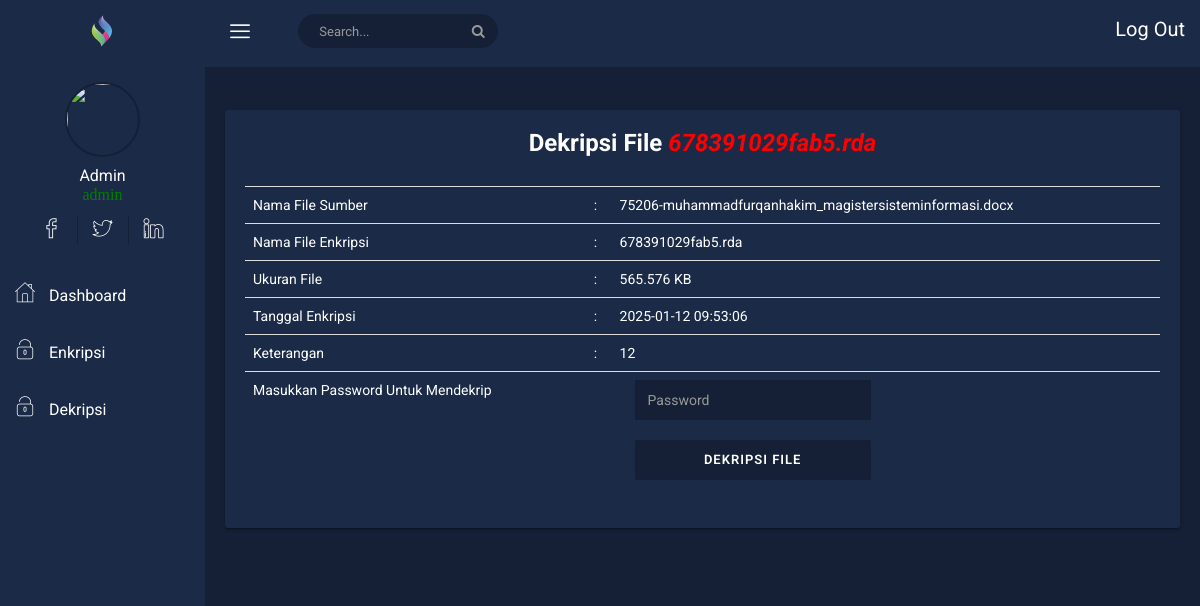
Page /dashboard/decrypt-file.php?id_file=80 (signed in) on the committed database.
### tables this page shows
CREATE TABLE IF NOT EXISTS `users` (
  `username` varchar(15) NOT NULL,
  `password` varchar(100) DEFAULT NULL,
  `fullname` varchar(50) DEFAULT NULL,
  `job_title` varchar(50) DEFAULT NULL,
  `join_date` timestamp NULL DEFAULT NULL,
  `last_activity` timestamp NULL DEFAULT NULL,
  `status` enum('1','2') DEFAULT NULL,
  PRIMARY KEY (`username`)
);

CREATE TABLE IF NOT EXISTS `file` (
  `id_file` int NOT NULL AUTO_INCREMENT,
  `username` varchar(15) DEFAULT NULL,
  `file_name_source` varchar(255) DEFAULT NULL,
  `file_name_finish` varchar(255) DEFAULT NULL,
  `file_url` varchar(255) DEFAULT NULL,
  `decrypted_file_url` varchar(255) DEFAULT NULL,
  `file_size` float DEFAULT NULL,
  `password` varchar(16) DEFAULT NULL,
  `tgl_upload` timestamp NULL DEFAULT NULL,
  `status` enum('1','2') DEFAULT NULL,
  `keterangan` varchar(255) DEFAULT NULL,
  `file_data` longblob,
  `decrypted_file` longblob,
  `file` longblob,
  PRIMARY KEY (`id_file`)
);

### dashboard/decrypt-file.php (the view, shortened to what this page needs)
<?php
include('../config.php');
?>
<!DOCTYPE html>
<html>
<?php
$user = $_SESSION['username'];
$query = mysqli_query($connect,"SELECT fullname,job_title,last_activity FROM users WHERE username='$user'");
$data = mysqli_fetch_array($query);
?>
<head>
    <link rel="stylesheet" href="css/bootstrap.min.css">
    <link rel="stylesheet" href="css/font-awesome.min.css">
    <link rel="stylesheet" href="css/nalika-icon.css">
    <link rel="stylesheet" href="css/owl.carousel.css">
    <link rel="stylesheet" href="css/owl.theme.css">
    <link rel="stylesheet" href="css/owl.transitions.css">
    <link rel="stylesheet" href="css/animate.css">
    <link rel="stylesheet" href="css/normalize.css">
    <link rel="stylesheet" href="css/meanmenu.min.css">
    <link rel="stylesheet" href="css/main.css">
    <link rel="stylesheet" type="text/css" href="../assets/plugins/datatables/css/jquery.dataTables.css">
    <link rel="stylesheet" type="text/css" href="../assets/css/main.css">
    <link rel="stylesheet" href="css/morrisjs/morris.css">
    <link rel="stylesheet" href="css/scrollbar/jquery.mCustomScrollbar.min.css">
    <link rel="stylesheet" href="css/metisMenu/metisMenu.min.css">
    <link rel="stylesheet" href="css/metisMenu/metisMenu-vertical.css">
    <link rel="stylesheet" href="css/calendar/fullcalendar.min.css">
    <link rel="stylesheet" href="css/calendar/fullcalendar.print.min.css">
    <link rel="stylesheet" href="style.css">
    <link rel="stylesheet" href="css/responsive.css">
</head>
<body>
        <div class="left-sidebar-pro">
            <nav id="sidebar" class="">
                <div class="sidebar-header">
                    <a href="index.html"><img class="main-logo" src="img/logo/logosn.png" alt="" /></a>
                </div>
                <div class="nalika-profile">
                    <div class="profile-dtl">
                        <a href="#"><img src="https://lh3.googleusercontent.com/ogw/ADGmqu-5A4r40ZPotQWqRs5qBqjF1pxruJuJs5TURuzdZw=s83-c-mo" alt="" /></a>
                        <h2><?php echo $data['fullname']; ?><p class="designation icon" style="color:green;"><?php echo $data['job_title']; ?></p></h2>
                    </div>
                    <div class="profile-social-dtl">
                        <ul class="dtl-social">
                            <li><a href="#"><i class="icon nalika-facebook"></i></a></li>
                            <li><a href="#"><i class="icon nalika-twitter"></i></a></li>
                            <li><a href="#"><i class="icon nalika-linkedin"></i></a></li>
                        </ul>
                    </div>
                </div>
                <div class="left-custom-menu-adp-wrap comment-scrollbar">
                    <nav class="sidebar-nav left-sidebar-menu-pro">
                        <ul class="metismenu" id="menu1">
                            <li class="active">
                                <a class="nav-link" href="index.php">
                                    <i class="icon nalika-home icon-wrap"></i>
                                    <span class="mini-click-non">Dashboard</span>
                                </a>
                            </li>
                            <li>
                                <a class="nav-link" href="enkripsi.php" aria-expanded="false"><i class="icon nalika-unlocked icon-wrap"></i> <span class="mini-click-non">Enkripsi</span></a>
                            </li>
                            <li>
                                <a class="nav-link" href="dekripsi.php" aria-expanded="false"><i class="icon nalika-unlocked icon-wrap"></i> <span class="mini-click-non">Dekripsi</span></a>
                            </li>
                        </ul>
                    </nav>
                </div>
            </nav>
        </div>
    <div class="all-content-wrapper">
        <div class="container-fluid">
            <div class="row">
                <div class="col-lg-12 col-md-12 col-sm-12 col-xs-12">
                    <div class="logo-pro">
                        <a href="index.html"><img class="main-logo" src="img/logo/logo.png" alt="" /></a>
                    </div>
                </div>
            </div>
        </div>
        <div class="header-advance-area">
            <div class="header-top-area">
                <div class="container-fluid">
                    <div class="row">
                        <div class="col-lg-12 col-md-12 col-sm-12 col-xs-12">
                            <div class="header-top-wraper">
                                <div class="row">
                                    <div class="col-lg-1 col-md-0 col-sm-1 col-xs-12">
                                        <div class="menu-switcher-pro">
                                            <button type="button" id="sidebarCollapse" class="btn bar-button-pro header-drl-controller-btn btn-info navbar-btn">
                                            <i class="icon nalika-menu-task"></i>
                                          </button>
                                        </div>
                                    </div>
                                    <div class="col-lg-6 col-md-7 col-sm-6 col-xs-12">
                                        <div class="header-top-menu tabl-d-n hd-search-rp">
                                          <div class="breadcome-heading">
                                            <form role="search" class="">
                                              <input type="text" placeholder="Search..." class="form-control">
                                              <a href=""><i class="fa fa-search"></i></a>
                                            </form>
                                          </div>
                                        </div>
                                    </div>
                                    <div class="col-lg-5 col-md-5 col-sm-12 col-xs-12">
                                        <div class="header-right-info">
                                            <ul class="nav navbar-nav mai-top-nav header-right-menu">
                                                <li class="nav-item">
                                                    <a href="logout.php"> Log Out</a>
                                                </li>
                                            </ul>
                                        </div>
                                    </div>
                                </div>
                            </div>
                        </div>
                    </div>
                </div>
            </div>
            <section class="breadcome-list">
            <div class="row">
                <div class="col-md-12">
                    <div class="card">
                        <div class="card-body">
                            <?php
                            $id_file = $_GET['id_file'];
                            $query = mysqli_query($connect,"SELECT * FROM file WHERE id_file='$id_file'");
                            $data2 = mysqli_fetch_array($query);
                            ?>
                            <h3 align="center" style="color:#fff;">Dekripsi File <i style="color:red"><?php echo $data2['file_name_finish'] ?></i></h3><br>
                            <form class="form-horizontal" method="post" action="decrypt-process.php">
                            <div class="table-responsive">
                            <table class="table striped" style="color:#fff;">
                                <tr>
                                  <td>Nama File Sumber</td>
                                  <td>:</td>
                                  <td><?php echo $data2['file_name_source']; ?></td>
                                </tr>
                                <tr>
                                  <td>Nama File Enkripsi</td>
                                  <td>:</td>
                                  <td><?php echo $data2['file_name_finish']; ?></td>
                                </tr>
                                <tr>
                                  <td>Ukuran File</td>
                                  <td>:</td>
                                  <td><?php echo $data2['file_size']; ?> KB</td>
                                </tr>
                                <tr>
                                  <td>Tanggal Enkripsi</td>
                                  <td>:</td>
                                  <td><?php echo $data2['tgl_upload']; ?></td>
                                </tr>
                                <tr>
                                  <td>Keterangan</td>
                                  <td>:</td>
                                  <td><?php echo $data2['keterangan']; ?></td>
                                </tr>
                                <tr>
                                  <td>Masukkan Password Untuk Mendekrip</td>
                                  <td></td>
                                  <td>
                                  <div class="col-md-6">
                                  <input class="form-control" id="inputPassword" type="password" placeholder="Password" name="pwdfile" required><br>
                                  <input type="submit" name="decrypt_now" value="Dekripsi File" class="form-control btn btn-primary">
                                  </div>
                                </td>
                                </tr>
                            </table>
                            </div>
                        </form>
                        </div>
                    </div>
                </div>
            </div>
            </section>
</body>
</html>

### dashboard/css/main.css (style rules this page uses)
html { color: #222; font-size: 1em; line-height: 1.4; }
audio, canvas, iframe, img, svg, video { vertical-align: middle; }

### dashboard/css/metisMenu/metisMenu-vertical.css (style rules this page uses)
.sidebar-nav { background: #fff; }
.sidebar-nav ul { padding: 0; margin: 0; list-style: none; background: #1b2a47; }
.sidebar-nav .metismenu { background: #1b2a47; display: -webkit-box; display: -ms-flexbox; display: flex; -webkit-box-orient: vertical; -webkit-box-direction: normal; -ms-flex-direction: column; flex-direction: column; }
.sidebar-nav .metismenu li + li { margin-top: 5px; }
.sidebar-nav .metismenu li:first-child { margin-top: 5px; }
.sidebar-nav .metismenu li:last-child { margin-bottom: 5px; }
.sidebar-nav .metismenu > li { display: -webkit-box; display: -ms-flexbox; display: flex; -webkit-box-orient: vertical; -webkit-box-direction: normal; -ms-flex-direction: column; flex-direction: column; position: relative; }
.sidebar-nav .metismenu a { position: relative; display: block; padding: 13px 15px; color: #fff; outline-width: 0; transition: all .3s ease-out; font-size:16px; }
.sidebar-nav .metismenu li .icon-wrap { margin-right:10px; font-size:20px; }

### rows in the picture
users: fullname "Admin", job_title "admin"
file: file_name_finish "678391029fab5.rda", file_name_source "75206-muhammadfurqanhakim_magistersisteminformasi.docx", file_size "565.576", tgl_upload "2025-01-12 09:53:06", keterangan "12"
